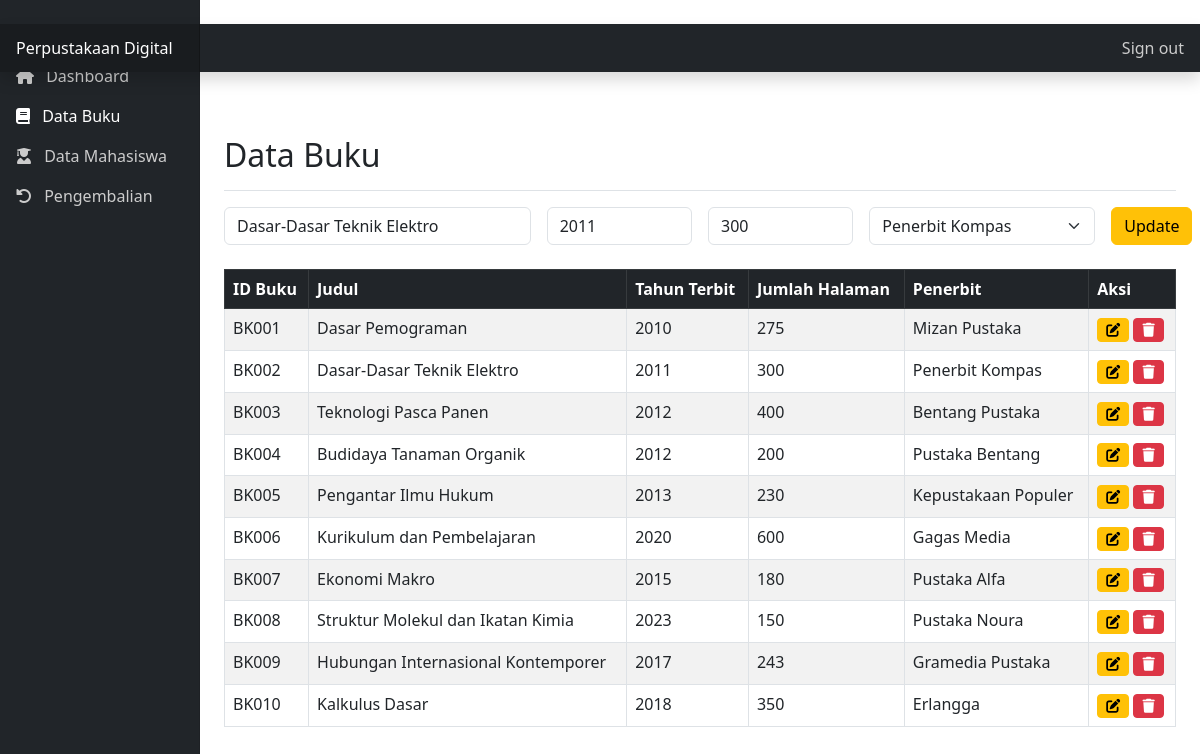
The app's page /buku.php?edit_id=BK002&judul=Dasar-Dasar Teknik Elektro&tahun=2011&halaman=300&penerbit=PB05 (signed in) with its own data.
### tables this page shows
CREATE TABLE `buku` (
  `ID_Buku` char(5) NOT NULL,
  `Judul` varchar(75) DEFAULT NULL,
  `Tahun_Terbit` year DEFAULT NULL,
  `Jumlah_Halaman` int DEFAULT NULL,
  `ID_Penerbit` char(4) DEFAULT NULL,
  PRIMARY KEY (`ID_Buku`),
  KEY `ID_Penerbit` (`ID_Penerbit`),
  CONSTRAINT `buku_ibfk_1` FOREIGN KEY (`ID_Penerbit`) REFERENCES `penerbit` (`ID_Penerbit`)
);

CREATE TABLE `penerbit` (
  `ID_Penerbit` char(4) NOT NULL,
  `Nama_Penerbit` varchar(50) DEFAULT NULL,
  `Alamat_Penerbit` text,
  `Kota` varchar(75) DEFAULT NULL,
  `No_Telepon_Penerbit` varchar(20) DEFAULT NULL,
  PRIMARY KEY (`ID_Penerbit`)
);

### buku.php (the view, shortened to what this page needs)
<?php
require_once 'koneksi.php';
$query_buku = "SELECT b.*, p.Nama_Penerbit
               FROM buku b
               JOIN penerbit p ON b.ID_Penerbit = p.ID_Penerbit
               ORDER BY b.ID_Buku";
$result_buku = mysqli_query($koneksi, $query_buku);
$query_penerbit = "SELECT * FROM penerbit ORDER BY Nama_Penerbit";
$result_penerbit = mysqli_query($koneksi, $query_penerbit);
?>
<!DOCTYPE html>
<html lang="id">
<head>
    <link href="https://cdn.jsdelivr.net/npm/bootstrap@5.3.0-alpha1/dist/css/bootstrap.min.css" rel="stylesheet">
    <link rel="stylesheet" href="https://cdnjs.cloudflare.com/ajax/libs/font-awesome/6.0.0/css/all.min.css">
</head>
<body>
    <header class="navbar navbar-dark sticky-top bg-dark flex-md-nowrap p-0 shadow">
        <a class="navbar-brand col-md-3 col-lg-2 me-0 px-3" href="#">Perpustakaan Digital</a>
        <div class="navbar-nav">
            <div class="nav-item text-nowrap">
                <a class="nav-link px-3" href="logout.php">Sign out</a>
            </div>
        </div>
    </header>
    <div class="container-fluid">
        <div class="row">
            <nav id="sidebarMenu" class="col-md-3 col-lg-2 d-md-block bg-dark sidebar collapse">
                <div class="position-sticky sidebar-sticky">
                    <ul class="nav flex-column">
                        <li class="nav-item">
                            <a class="nav-link" href="dashboard.php">
                                <i class="fas fa-home me-2"></i>
                                Dashboard
                            </a>
                        </li>
                        <li class="nav-item">
                            <a class="nav-link active" href="buku.php">
                                <i class="fas fa-book me-2"></i>
                                Data Buku
                            </a>
                        </li>
                        <li class="nav-item">
                            <a class="nav-link" href="mahasiswa.php">
                                <i class="fas fa-user-graduate me-2"></i>
                                Data Mahasiswa
                            </a>
                        </li>
                        <li class="nav-item">
                        <a class="nav-link" href="pengembalian.php">
                                <i class="fas fa-undo-alt me-2"></i>
                                Pengembalian
                            </a>
                        </li>
                    </ul>
                </div>
            </nav>
            <main class="col-md-9 ms-sm-auto col-lg-10 px-md-4">
                <div class="d-flex justify-content-between flex-wrap flex-md-nowrap align-items-center pt-3 pb-2 mb-3 border-bottom">
                    <h1 class="h2">Data Buku</h1>
                </div>
                <form method="POST" class="row g-3 mb-4">
                    <div class="col-md-4">
                        <input type="text" name="judul" class="form-control" placeholder="Judul Buku" required value="<?php echo $_GET['judul'] ?? ''; ?>">
                    </div>
                    <div class="col-md-2">
                        <input type="number" name="tahun_terbit" class="form-control" placeholder="Tahun Terbit" required value="<?php echo $_GET['tahun'] ?? ''; ?>">
                    </div>
                    <div class="col-md-2">
                        <input type="number" name="jumlah_halaman" class="form-control" placeholder="Jumlah Halaman" required value="<?php echo $_GET['halaman'] ?? ''; ?>">
                    </div>
                    <div class="col-md-3">
                        <select name="id_penerbit" class="form-select" required>
                            <?php while ($penerbit = mysqli_fetch_assoc($result_penerbit)) : ?>
                                <option value="<?php echo $penerbit['ID_Penerbit']; ?>" <?php echo isset($_GET['penerbit']) && $_GET['penerbit'] == $penerbit['ID_Penerbit'] ? 'selected' : ''; ?>>
                                    <?php echo $penerbit['Nama_Penerbit']; ?>
                                </option>
                            <?php endwhile; ?>
                        </select>
                    </div>
                    <div class="col-md-1">
                        <button type="submit" name="<?php echo isset($_GET['edit_id']) ? 'edit' : 'tambah'; ?>" class="btn btn-<?php echo isset($_GET['edit_id']) ? 'warning' : 'primary'; ?>">
                            <?php echo isset($_GET['edit_id']) ? 'Update' : 'Tambah'; ?>
                        </button>
                    </div>
                </form>
                <div class="table-responsive">
                    <table class="table table-bordered table-striped">
                        <thead class="table-dark">
                            <tr>
                                <th>ID Buku</th>
                                <th>Judul</th>
                                <th>Tahun Terbit</th>
                                <th>Jumlah Halaman</th>
                                <th>Penerbit</th>
                                <th>Aksi</th>
                            </tr>
                        </thead>
                        <tbody>
                            <?php while ($buku = mysqli_fetch_assoc($result_buku)) : ?>
                                <tr>
                                    <td><?php echo $buku['ID_Buku']; ?></td>
                                    <td><?php echo $buku['Judul']; ?></td>
                                    <td><?php echo $buku['Tahun_Terbit']; ?></td>
                                    <td><?php echo $buku['Jumlah_Halaman']; ?></td>
                                    <td><?php echo $buku['Nama_Penerbit']; ?></td>
                                    <td>
                                        <a href="?edit_id=<?php echo $buku['ID_Buku']; ?>&judul=<?php echo $buku['Judul']; ?>&tahun=<?php echo $buku['Tahun_Terbit']; ?>&halaman=<?php echo $buku['Jumlah_Halaman']; ?>&penerbit=<?php echo $buku['ID_Penerbit']; ?>" class="btn btn-sm btn-warning">
                                            <i class="fas fa-edit"></i>
                                        </a>
                                        <a href="?hapus=<?php echo $buku['ID_Buku']; ?>" class="btn btn-sm btn-danger" onclick="return confirm('Yakin ingin menghapus buku ini?');">
                                            <i class="fas fa-trash"></i>
                                        </a>
                                    </td>
                                </tr>
                            <?php endwhile; ?>
                        </tbody>
                    </table>
                </div>
            </main>
        </div>
    </div>
</body>
</html>

### buku.php (style rules this page uses)
.sidebar { position: fixed; top: 0; bottom: 0; left: 0; z-index: 100; padding: 48px 0 0; box-shadow: inset -1px 0 0 rgba(0, 0, 0, .1); background-color: #343a40; }
.sidebar-sticky { position: relative; top: 0; height: calc(100vh - 48px); padding-top: .5rem; overflow-x: hidden; overflow-y: auto; }
.nav-link { font-weight: 500; color: #ccc; }
.nav-link.active { color: #fff; }
.navbar-brand { padding-top: .75rem; padding-bottom: .75rem; font-size: 1rem; background-color: rgba(0, 0, 0, .25); box-shadow: inset -1px 0 0 rgba(0, 0, 0, .25); }
main { padding-top: 48px; }

### records on screen
buku: ID_Buku "BK001", Judul "Dasar Pemograman", Tahun_Terbit "2010", Jumlah_Halaman "275", ID_Penerbit.Nama_Penerbit "Mizan Pustaka"
buku: ID_Buku "BK002", Judul "Dasar-Dasar Teknik Elektro", Tahun_Terbit "2011", Jumlah_Halaman "300", ID_Penerbit.Nama_Penerbit "Penerbit Kompas"
buku: ID_Buku "BK003", Judul "Teknologi Pasca Panen", Tahun_Terbit "2012", Jumlah_Halaman "400", ID_Penerbit.Nama_Penerbit "Bentang Pustaka"
buku: ID_Buku "BK004", Judul "Budidaya Tanaman Organik", Tahun_Terbit "2012", Jumlah_Halaman "200", ID_Penerbit.Nama_Penerbit "Pustaka Bentang"
buku: ID_Buku "BK005", Judul "Pengantar Ilmu Hukum", Tahun_Terbit "2013", Jumlah_Halaman "230", ID_Penerbit.Nama_Penerbit "Kepustakaan Populer"
buku: ID_Buku "BK006", Judul "Kurikulum dan Pembelajaran", Tahun_Terbit "2020", Jumlah_Halaman "600", ID_Penerbit.Nama_Penerbit "Gagas Media"
buku: ID_Buku "BK007", Judul "Ekonomi Makro", Tahun_Terbit "2015", Jumlah_Halaman "180", ID_Penerbit.Nama_Penerbit "Pustaka Alfa"
buku: ID_Buku "BK008", Judul "Struktur Molekul dan Ikatan Kimia", Tahun_Terbit "2023", Jumlah_Halaman "150", ID_Penerbit.Nama_Penerbit "Pustaka Noura"
buku: ID_Buku "BK009", Judul "Hubungan Internasional Kontemporer", Tahun_Terbit "2017", Jumlah_Halaman "243", ID_Penerbit.Nama_Penerbit "Gramedia Pustaka"
buku: ID_Buku "BK010", Judul "Kalkulus Dasar", Tahun_Terbit "2018", Jumlah_Halaman "350", ID_Penerbit.Nama_Penerbit "Erlangga"

### other values on screen
form field id_penerbit "Penerbit Kompas"
